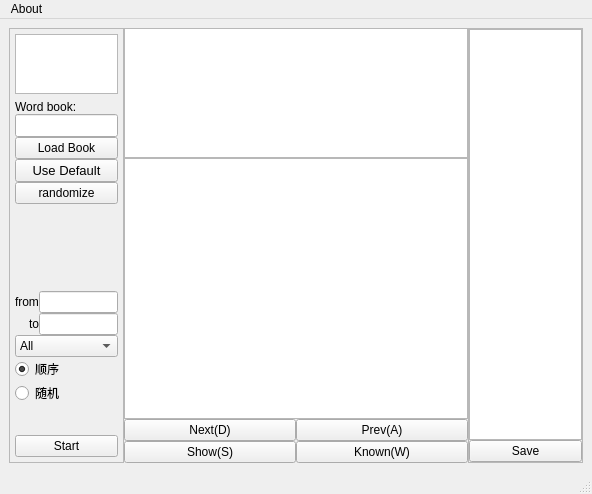
<?xml version="1.0" encoding="UTF-8"?>
<ui version="4.0">
 <class>hani3K</class>
 <widget class="QMainWindow" name="hani3K">
  <property name="geometry">
   <rect>
    <x>0</x>
    <y>0</y>
    <width>592</width>
    <height>494</height>
   </rect>
  </property>
  <property name="sizePolicy">
   <sizepolicy hsizetype="Expanding" vsizetype="Expanding">
    <horstretch>0</horstretch>
    <verstretch>0</verstretch>
   </sizepolicy>
  </property>
  <property name="windowTitle">
   <string>hani3K</string>
  </property>
  <widget class="QWidget" name="centralwidget">
   <property name="sizePolicy">
    <sizepolicy hsizetype="Expanding" vsizetype="Expanding">
     <horstretch>0</horstretch>
     <verstretch>0</verstretch>
    </sizepolicy>
   </property>
   <layout class="QHBoxLayout" name="horizontalLayout_5">
    <item>
     <layout class="QHBoxLayout" name="horizontalLayout_3" stretch="1,3,1">
      <property name="spacing">
       <number>0</number>
      </property>
      <item>
       <widget class="QFrame" name="frame">
        <property name="frameShape">
         <enum>QFrame::StyledPanel</enum>
        </property>
        <property name="frameShadow">
         <enum>QFrame::Raised</enum>
        </property>
        <layout class="QVBoxLayout" name="verticalLayout_10">
         <property name="leftMargin">
          <number>5</number>
         </property>
         <property name="topMargin">
          <number>5</number>
         </property>
         <property name="rightMargin">
          <number>5</number>
         </property>
         <property name="bottomMargin">
          <number>5</number>
         </property>
         <item>
          <widget class="QTextBrowser" name="book_info">
           <property name="sizePolicy">
            <sizepolicy hsizetype="Expanding" vsizetype="Maximum">
             <horstretch>0</horstretch>
             <verstretch>0</verstretch>
            </sizepolicy>
           </property>
           <property name="maximumSize">
            <size>
             <width>16777215</width>
             <height>60</height>
            </size>
           </property>
           <property name="font">
            <font>
             <pointsize>11</pointsize>
            </font>
           </property>
          </widget>
         </item>
         <item>
          <layout class="QVBoxLayout" name="verticalLayout_6">
           <property name="spacing">
            <number>0</number>
           </property>
           <item>
            <layout class="QVBoxLayout" name="verticalLayout_5">
             <property name="spacing">
              <number>0</number>
             </property>
             <item>
              <widget class="QLabel" name="label_4">
               <property name="text">
                <string>Word book:</string>
               </property>
              </widget>
             </item>
             <item>
              <layout class="QVBoxLayout" name="verticalLayout_4">
               <property name="spacing">
                <number>0</number>
               </property>
               <item>
                <widget class="QLineEdit" name="word_book">
                 <property name="font">
                  <font>
                   <pointsize>10</pointsize>
                  </font>
                 </property>
                </widget>
               </item>
               <item>
                <widget class="QPushButton" name="load_btn">
                 <property name="text">
                  <string>Load Book</string>
                 </property>
                </widget>
               </item>
               <item>
                <widget class="QPushButton" name="pushButton_2">
                 <property name="font">
                  <font>
                   <pointsize>10</pointsize>
                  </font>
                 </property>
                 <property name="text">
                  <string>Use Default</string>
                 </property>
                </widget>
               </item>
               <item>
                <widget class="QPushButton" name="pushButton_3">
                 <property name="text">
                  <string>randomize</string>
                 </property>
                </widget>
               </item>
              </layout>
             </item>
            </layout>
           </item>
           <item>
            <spacer name="verticalSpacer_2">
             <property name="orientation">
              <enum>Qt::Vertical</enum>
             </property>
             <property name="sizeHint" stdset="0">
              <size>
               <width>20</width>
               <height>40</height>
              </size>
             </property>
            </spacer>
           </item>
           <item>
            <layout class="QHBoxLayout" name="horizontalLayout_4">
             <property name="spacing">
              <number>0</number>
             </property>
             <item>
              <layout class="QVBoxLayout" name="verticalLayout_9">
               <property name="spacing">
                <number>0</number>
               </property>
               <item>
                <widget class="QLabel" name="label">
                 <property name="text">
                  <string>from</string>
                 </property>
                </widget>
               </item>
               <item alignment="Qt::AlignRight">
                <widget class="QLabel" name="label_2">
                 <property name="text">
                  <string>to</string>
                 </property>
                </widget>
               </item>
              </layout>
             </item>
             <item>
              <layout class="QVBoxLayout" name="verticalLayout_8">
               <property name="spacing">
                <number>0</number>
               </property>
               <item>
                <widget class="QLineEdit" name="from_bsr"/>
               </item>
               <item>
                <widget class="QLineEdit" name="to_bsr"/>
               </item>
              </layout>
             </item>
            </layout>
           </item>
           <item>
            <widget class="QComboBox" name="learn_type">
             <item>
              <property name="text">
               <string>All</string>
              </property>
             </item>
             <item>
              <property name="text">
               <string>Unknown</string>
              </property>
             </item>
            </widget>
           </item>
           <item>
            <widget class="QRadioButton" name="order_button">
             <property name="text">
              <string>顺序</string>
             </property>
             <property name="checked">
              <bool>true</bool>
             </property>
            </widget>
           </item>
           <item>
            <widget class="QRadioButton" name="random_button">
             <property name="text">
              <string>随机</string>
             </property>
            </widget>
           </item>
           <item>
            <spacer name="verticalSpacer">
             <property name="orientation">
              <enum>Qt::Vertical</enum>
             </property>
             <property name="sizeType">
              <enum>QSizePolicy::Maximum</enum>
             </property>
             <property name="sizeHint" stdset="0">
              <size>
               <width>20</width>
               <height>30</height>
              </size>
             </property>
            </spacer>
           </item>
           <item>
            <widget class="QPushButton" name="pushButton">
             <property name="text">
              <string>Start</string>
             </property>
            </widget>
           </item>
          </layout>
         </item>
        </layout>
       </widget>
      </item>
      <item>
       <layout class="QVBoxLayout" name="verticalLayout_3">
        <item>
         <layout class="QVBoxLayout" name="verticalLayout_2" stretch="1,2">
          <property name="spacing">
           <number>0</number>
          </property>
          <item>
           <widget class="QTextBrowser" name="word_bsr">
            <property name="font">
             <font>
              <pointsize>20</pointsize>
             </font>
            </property>
           </widget>
          </item>
          <item>
           <widget class="QTextBrowser" name="meaning_bsr"/>
          </item>
         </layout>
        </item>
        <item>
         <layout class="QVBoxLayout" name="verticalLayout">
          <property name="spacing">
           <number>0</number>
          </property>
          <item>
           <layout class="QHBoxLayout" name="horizontalLayout">
            <item>
             <widget class="QPushButton" name="next_btn">
              <property name="text">
               <string>Next(D)</string>
              </property>
             </widget>
            </item>
            <item>
             <widget class="QPushButton" name="prev_btn">
              <property name="text">
               <string>Prev(A)</string>
              </property>
             </widget>
            </item>
           </layout>
          </item>
          <item>
           <layout class="QHBoxLayout" name="horizontalLayout_2">
            <item>
             <widget class="QPushButton" name="show_btn">
              <property name="text">
               <string>Show(S)</string>
              </property>
             </widget>
            </item>
            <item>
             <widget class="QPushButton" name="known_btn">
              <property name="text">
               <string>Known(W)</string>
              </property>
             </widget>
            </item>
           </layout>
          </item>
         </layout>
        </item>
       </layout>
      </item>
      <item>
       <widget class="QFrame" name="frame_2">
        <property name="frameShape">
         <enum>QFrame::StyledPanel</enum>
        </property>
        <property name="frameShadow">
         <enum>QFrame::Raised</enum>
        </property>
        <layout class="QVBoxLayout" name="verticalLayout_7">
         <property name="spacing">
          <number>0</number>
         </property>
         <property name="leftMargin">
          <number>0</number>
         </property>
         <property name="topMargin">
          <number>0</number>
         </property>
         <property name="rightMargin">
          <number>0</number>
         </property>
         <property name="bottomMargin">
          <number>0</number>
         </property>
         <item alignment="Qt::AlignLeft">
          <widget class="QTextBrowser" name="log_bsr"/>
         </item>
         <item>
          <widget class="QPushButton" name="save_log_btn">
           <property name="text">
            <string>Save</string>
           </property>
          </widget>
         </item>
        </layout>
       </widget>
      </item>
     </layout>
    </item>
   </layout>
  </widget>
  <widget class="QMenuBar" name="menubar">
   <property name="geometry">
    <rect>
     <x>0</x>
     <y>0</y>
     <width>592</width>
     <height>22</height>
    </rect>
   </property>
   <widget class="QMenu" name="menuAbout">
    <property name="title">
     <string>About</string>
    </property>
   </widget>
   <addaction name="menuAbout"/>
  </widget>
  <widget class="QStatusBar" name="statusbar"/>
 </widget>
 <resources/>
 <connections>
  <connection>
   <sender>load_btn</sender>
   <signal>clicked()</signal>
   <receiver>hani3K</receiver>
   <slot>load_book()</slot>
   <hints>
    <hint type="sourcelabel">
     <x>87</x>
     <y>203</y>
    </hint>
    <hint type="destinationlabel">
     <x>7</x>
     <y>119</y>
    </hint>
   </hints>
  </connection>
  <connection>
   <sender>pushButton</sender>
   <signal>clicked()</signal>
   <receiver>hani3K</receiver>
   <slot>start_learn()</slot>
   <hints>
    <hint type="sourcelabel">
     <x>92</x>
     <y>418</y>
    </hint>
    <hint type="destinationlabel">
     <x>4</x>
     <y>384</y>
    </hint>
   </hints>
  </connection>
  <connection>
   <sender>save_log_btn</sender>
   <signal>clicked()</signal>
   <receiver>hani3K</receiver>
   <slot>save_log()</slot>
   <hints>
    <hint type="sourcelabel">
     <x>529</x>
     <y>423</y>
    </hint>
    <hint type="destinationlabel">
     <x>516</x>
     <y>366</y>
    </hint>
   </hints>
  </connection>
  <connection>
   <sender>next_btn</sender>
   <signal>clicked()</signal>
   <receiver>hani3K</receiver>
   <slot>next_word()</slot>
   <hints>
    <hint type="sourcelabel">
     <x>306</x>
     <y>390</y>
    </hint>
    <hint type="destinationlabel">
     <x>212</x>
     <y>394</y>
    </hint>
   </hints>
  </connection>
  <connection>
   <sender>show_btn</sender>
   <signal>clicked()</signal>
   <receiver>hani3K</receiver>
   <slot>show_meaning()</slot>
   <hints>
    <hint type="sourcelabel">
     <x>306</x>
     <y>422</y>
    </hint>
    <hint type="destinationlabel">
     <x>354</x>
     <y>392</y>
    </hint>
   </hints>
  </connection>
  <connection>
   <sender>known_btn</sender>
   <signal>clicked()</signal>
   <receiver>hani3K</receiver>
   <slot>set_known_word()</slot>
   <hints>
    <hint type="sourcelabel">
     <x>443</x>
     <y>422</y>
    </hint>
    <hint type="destinationlabel">
     <x>337</x>
     <y>393</y>
    </hint>
   </hints>
  </connection>
  <connection>
   <sender>pushButton_2</sender>
   <signal>clicked()</signal>
   <receiver>hani3K</receiver>
   <slot>use_default()</slot>
   <hints>
    <hint type="sourcelabel">
     <x>104</x>
     <y>222</y>
    </hint>
    <hint type="destinationlabel">
     <x>5</x>
     <y>91</y>
    </hint>
   </hints>
  </connection>
  <connection>
   <sender>prev_btn</sender>
   <signal>clicked()</signal>
   <receiver>hani3K</receiver>
   <slot>prev_word()</slot>
   <hints>
    <hint type="sourcelabel">
     <x>433</x>
     <y>401</y>
    </hint>
    <hint type="destinationlabel">
     <x>383</x>
     <y>460</y>
    </hint>
   </hints>
  </connection>
  <connection>
   <sender>pushButton_3</sender>
   <signal>clicked()</signal>
   <receiver>hani3K</receiver>
   <slot>randomize()</slot>
   <hints>
    <hint type="sourcelabel">
     <x>65</x>
     <y>236</y>
    </hint>
    <hint type="destinationlabel">
     <x>10</x>
     <y>271</y>
    </hint>
   </hints>
  </connection>
 </connections>
 <slots>
  <slot>load_book()</slot>
  <slot>start_learn()</slot>
  <slot>save_log()</slot>
  <slot>next_word()</slot>
  <slot>show_meaning()</slot>
  <slot>set_known_word()</slot>
  <slot>use_default()</slot>
  <slot>prev_word()</slot>
  <slot>randomize()</slot>
 </slots>
</ui>
